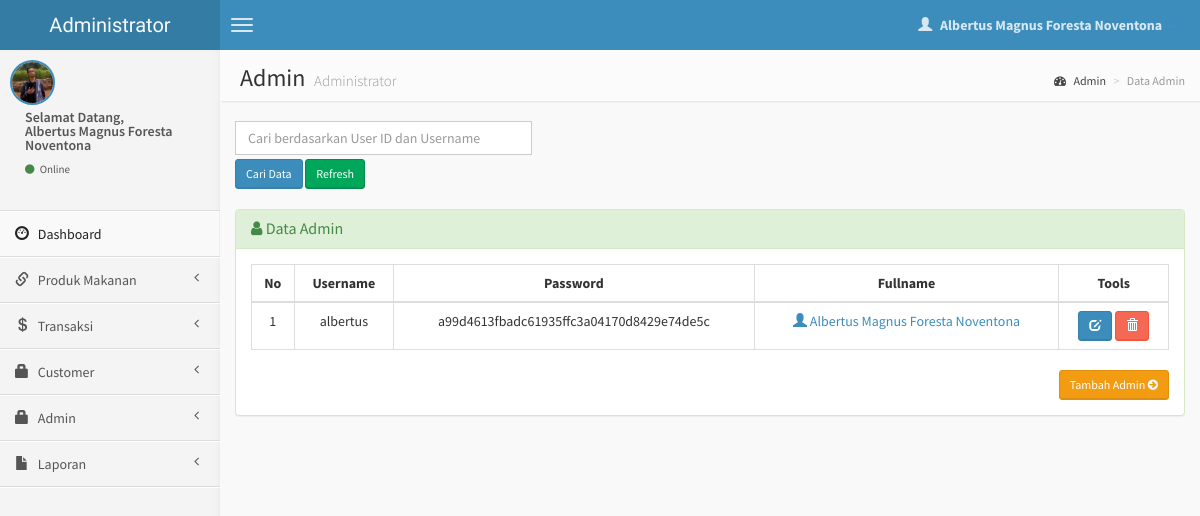
Page /admin/admin.php (signed in) on the committed database.
### tables this page shows
CREATE TABLE `user` (
  `user_id` int(10) NOT NULL,
  `username` varchar(30) NOT NULL,
  `pw` text NOT NULL,
  `fullname` varchar(50) NOT NULL,
  `gambar` varchar(40) NOT NULL
);

### admin/admin.php (the view, shortened to what this page needs)
<?php
if (empty($_SESSION['username'])) {
  header('location:../index.php');
} else {
?>
  <!DOCTYPE html>
  <html>
  <head>
    <link href="../dist/css/bootstrap.css" rel="stylesheet" type="text/css" />
    <link href="//cdnjs.cloudflare.com/ajax/libs/font-awesome/4.1.0/css/font-awesome.min.css" rel="stylesheet" type="text/css" />
    <link href="//code.ionicframework.com/ionicons/1.5.2/css/ionicons.min.css" rel="stylesheet" type="text/css" />
    <link href="../css/morris/morris.css" rel="stylesheet" type="text/css" />
    <link href="../css/jvectormap/jquery-jvectormap-1.2.2.css" rel="stylesheet" type="text/css" />
    <link href="../css/datepicker/datepicker3.css" rel="stylesheet" type="text/css" />
    <link href="../css/daterangepicker/daterangepicker-bs3.css" rel="stylesheet" type="text/css" />
    <link href="../css/bootstrap-wysihtml5/bootstrap3-wysihtml5.min.css" rel="stylesheet" type="text/css" />
    <link href="../css/AdminLTE.css" rel="stylesheet" type="text/css" />
    <link rel="stylesheet" href="datatables/dataTables.bootstrap.css" />
  </head>
  <body class="skin-blue">
    <header class="header">
      <a href="index.php" class="logo">
        Administrator
      </a>
      <nav class="navbar navbar-static-top" role="navigation">
        <a href="#" class="navbar-btn sidebar-toggle" data-toggle="offcanvas" role="button">
          <span class="icon-bar"></span>
          <span class="icon-bar"></span>
          <span class="icon-bar"></span>
        </a>
        <div class="navbar-right">
          <ul class="nav navbar-nav">
            <li class="dropdown user user-menu">
              <a href="#" class="dropdown-toggle" data-toggle="dropdown">
                <i class="glyphicon glyphicon-user"></i>
                <span><?php echo $_SESSION['fullname']; ?> <i class="caret"></i></span>
              </a>
              <?php } ?>
            </li>
          </ul>
        </div>
      </nav>
    </header>
    <div class="wrapper row-offcanvas row-offcanvas-left">
      <aside class="left-side sidebar-offcanvas">
        <section class="sidebar">
          <div class="user-panel">
            <div class="pull-left image">
              <img src="<?php echo $_SESSION['gambar']; ?>" class="img-circle" alt="User Image" style="border: 2px solid #3C8DBC;" />
            </div>
            <div class="pull-left info">
              <p>Selamat Datang,<br /><?php echo $_SESSION['fullname']; ?></p>
              <a href="#"><i class="fa fa-circle text-success"></i> Online</a>
            </div>
          </div>
          <?php include "menu.php"; ?>
        </section>
      </aside>
      <aside class="right-side">
        <section class="content-header">
          <h1>
            Admin
            <small>Administrator</small>
          </h1>
          <ol class="breadcrumb">
            <li><a href="#"><i class="fa fa-dashboard"></i> Admin</a></li>
            <li class="active">Data Admin</li>
          </ol>
        </section>
        <section class="content">
          <div class="row">
            <div class="col-lg-4">
              <form action='admin.php' method="POST">
                <input type='text' class="form-control" style="margin-bottom: 4px;" name='qcari' placeholder='Cari berdasarkan User ID dan Username' required />
                <input type='submit' value='Cari Data' class="btn btn-sm btn-primary" /> <a href='admin.php' class="btn btn-sm btn-success">Refresh</i></a>
            </div>
          </div>
          <br />
          <div class="row">
            <div class="col-lg-12">
              <div class="panel panel-success">
                <div class="panel-heading">
                  <h3 class="panel-title"><i class="fa fa-user"></i> Data Admin </h3>
                </div>
                <div class="panel-body">
                  <?php
                  $query1 = "SELECT * from user";
                  $tampil = mysqli_query($koneksi, $query1) or die(mysqli_error($koneksi));
                  ?>
                  <table id="example" class="table table-hover table-bordered">
                    <thead>
                      <tr>
                        <th>
                          <center>No </center>
                        </th>
                        <th>
                          <center>Username </center>
                        </th>
                        <th>
                          <center>Password </center>
                        </th>
                        <th>
                          <center>Fullname </center>
                        </th>
                        <th>
                          <center>Tools</center>
                        </th>
                      </tr>
                    </thead>
                    <?php
                    $no = 0;
                    while ($data = mysqli_fetch_array($tampil)) {
                      $no++; ?>
                      <tbody>
                        <tr>
                          <td>
                            <center><?php echo $no; ?></center>
                          </td>
                          <td>
                            <center><?php echo $data['username']; ?></center>
                          </td>
                          <td>
                            <center><?php echo $data['pw']; ?></center>
                          </td>
                          <td>
                            <center><a href="detail-admin.php?hal=edit&kd=<?php echo $data['user_id']; ?>"><span class="glyphicon glyphicon-user"></span> <?php echo $data['fullname']; ?></a></center>
                          </td>
                          <td>
                            <center>
                              <div id="thanks"><a class="btn btn-sm btn-primary" data-placement="bottom" data-toggle="tooltip" title="Edit Admin" href="edit-admin.php?hal=edit&kd=<?php echo $data['user_id']; ?>"><span class="glyphicon glyphicon-edit"></span></a>
                                <a onclick="return confirm ('Yakin hapus <?php echo $data['fullname']; ?>.?');" class="btn btn-sm btn-danger tooltips" data-placement="bottom" data-toggle="tooltip" title="Hapus Admin" href="hapus-admin.php?hal=hapus&kd=<?php echo $data['user_id']; ?>"><span class="glyphicon glyphicon-trash"></a>
                            </center>
                          </td>
                        </tr>
                </div>
              <?php
                    }
              ?>
              <div class="text-right">
                <a href="input-admin.php" class="btn btn-sm btn-warning">Tambah Admin <i class="fa fa-arrow-circle-right"></i></a>
              </div>
              </div>
            </div>
          </div>
    </div>
  </body>
  </html>

### rows in the picture
user: username "albertus", pw "a99d4613fbadc61935ffc3a04170d8429e74de5c", fullname "Albertus Magnus Foresta Noventona"

### other values in the picture
$_SESSION['fullname'] "Albertus Magnus Foresta Noventona"
